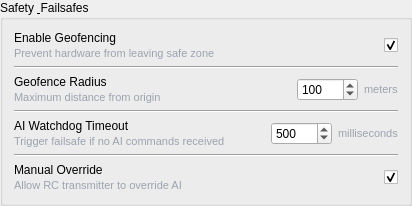
                                <widget class="QGroupBox" name="safetyGroup">
                                    <property name="title">
                                        <string>Safety &amp; Failsafes</string>
                                    </property>
                                    <layout class="QVBoxLayout" name="safetyLayout">
                                        <!-- Enable Geofencing -->
                                        <item>
                                            <layout class="QHBoxLayout">
                                                <item>
                                                    <layout class="QVBoxLayout" name="geofencingLabelLayout">
                                                        <property name="spacing">
                                                            <number>2</number>
                                                        </property>
                                                        <item>
                                                            <widget class="QLabel" name="geofencingLabel">
                                                                <property name="text">
                                                                    <string>Enable Geofencing</string>
                                                                </property>
                                                            </widget>
                                                        </item>
                                                        <item>
                                                            <widget class="QLabel" name="geofencingDescription">
                                                                <property name="text">
                                                                    <string>Prevent hardware from leaving safe zone</string>
                                                                </property>
                                                                <property name="styleSheet">
                                                                    <string>color: #9CA3AF; font-size: 11px;</string>
                                                                </property>
                                                            </widget>
                                                        </item>
                                                    </layout>
                                                </item>
                                                <item>
                                                    <spacer name="horizontalSpacer5">
                                                        <property name="orientation">
                                                            <enum>Qt::Horizontal</enum>
                                                        </property>
                                                        <property name="sizeHint" stdset="0">
                                                            <size>
                                                                <width>40</width>
                                                                <height>20</height>
                                                            </size>
                                                        </property>
                                                    </spacer>
                                                </item>
                                                <item>
                                                    <widget class="QCheckBox" name="geofencingCheckBox">
                                                        <property name="checked">
                                                            <bool>true</bool>
                                                        </property>
                                                    </widget>
                                                </item>
                                            </layout>
                                        </item>
                                        <item>
                                            <widget class="Line" name="line4">
                                                <property name="orientation">
                                                    <enum>Qt::Horizontal</enum>
                                                </property>
                                            </widget>
                                        </item>
                                        <!-- Geofence Radius -->
                                        <item>
                                            <layout class="QHBoxLayout">
                                                <item>
                                                    <layout class="QVBoxLayout" name="geofenceRadiusLabelLayout">
                                                        <property name="spacing">
                                                            <number>2</number>
                                                        </property>
                                                        <item>
                                                            <widget class="QLabel" name="geofenceRadiusLabel">
                                                                <property name="text">
                                                                    <string>Geofence Radius</string>
                                                                </property>
                                                            </widget>
                                                        </item>
                                                        <item>
                                                            <widget class="QLabel" name="geofenceRadiusDescription">
                                                                <property name="text">
                                                                    <string>Maximum distance from origin</string>
                                                                </property>
                                                                <property name="styleSheet">
                                                                    <string>color: #9CA3AF; font-size: 11px;</string>
                                                                </property>
                                                            </widget>
                                                        </item>
                                                    </layout>
                                                </item>
                                                <item>
                                                    <spacer name="horizontalSpacer6">
                                                        <property name="orientation">
                                                            <enum>Qt::Horizontal</enum>
                                                        </property>
                                                        <property name="sizeHint" stdset="0">
                                                            <size>
                                                                <width>40</width>
                                                                <height>20</height>
                                                            </size>
                                                        </property>
                                                    </spacer>
                                                </item>
                                                <item>
                                                    <widget class="QSpinBox" name="geofenceRadiusSpinBox">
                                                        <property name="maximum">
                                                            <number>10000</number>
                                                        </property>
                                                        <property name="value">
                                                            <number>100</number>
                                                        </property>
                                                    </widget>
                                                </item>
                                                <item>
                                                    <widget class="QLabel" name="metersLabel">
                                                        <property name="text">
                                                            <string>meters</string>
                                                        </property>
                                                        <property name="styleSheet">
                                                            <string>color: #9CA3AF; font-size: 11px;</string>
                                                        </property>
                                                    </widget>
                                                </item>
                                            </layout>
                                        </item>
                                        <item>
                                            <widget class="Line" name="line5">
                                                <property name="orientation">
                                                    <enum>Qt::Horizontal</enum>
                                                </property>
                                            </widget>
                                        </item>
                                        <!-- AI Watchdog Timeout -->
                                        <item>
                                            <layout class="QHBoxLayout">
                                                <item>
                                                    <layout class="QVBoxLayout" name="watchdogLabelLayout">
                                                        <property name="spacing">
                                                            <number>2</number>
                                                        </property>
                                                        <item>
                                                            <widget class="QLabel" name="watchdogLabel">
                                                                <property name="text">
                                                                    <string>AI Watchdog Timeout</string>
                                                                </property>
                                                            </widget>
                                                        </item>
                                                        <item>
                                                            <widget class="QLabel" name="watchdogDescription">
                                                                <property name="text">
                                                                    <string>Trigger failsafe if no AI commands received</string>
                                                                </property>
                                                                <property name="styleSheet">
                                                                    <string>color: #9CA3AF; font-size: 11px;</string>
                                                                </property>
                                                            </widget>
                                                        </item>
                                                    </layout>
                                                </item>
                                                <item>
                                                    <spacer name="horizontalSpacer7">
                                                        <property name="orientation">
                                                            <enum>Qt::Horizontal</enum>
                                                        </property>
                                                        <property name="sizeHint" stdset="0">
                                                            <size>
                                                                <width>40</width>
                                                                <height>20</height>
                                                            </size>
                                                        </property>
                                                    </spacer>
                                                </item>
                                                <item>
                                                    <widget class="QSpinBox" name="watchdogSpinBox">
                                                        <property name="maximum">
                                                            <number>10000</number>
                                                        </property>
                                                        <property name="value">
                                                            <number>500</number>
                                                        </property>
                                                    </widget>
                                                </item>
                                                <item>
                                                    <widget class="QLabel" name="millisecondsLabel">
                                                        <property name="text">
                                                            <string>milliseconds</string>
                                                        </property>
                                                        <property name="styleSheet">
                                                            <string>color: #9CA3AF; font-size: 11px;</string>
                                                        </property>
                                                    </widget>
                                                </item>
                                            </layout>
                                        </item>
                                        <item>
                                            <widget class="Line" name="line6">
                                                <property name="orientation">
                                                    <enum>Qt::Horizontal</enum>
                                                </property>
                                            </widget>
                                        </item>
                                        <!-- Manual Override -->
                                        <item>
                                            <layout class="QHBoxLayout">
                                                <item>
                                                    <layout class="QVBoxLayout" name="manualOverrideLabelLayout">
                                                        <property name="spacing">
                                                            <number>2</number>
                                                        </property>
                                                        <item>
                                                            <widget class="QLabel" name="manualOverrideLabel">
                                                                <property name="text">
                                                                    <string>Manual Override</string>
                                                                </property>
                                                            </widget>
                                                        </item>
                                                        <item>
                                                            <widget class="QLabel" name="manualOverrideDescription">
                                                                <property name="text">
                                                                    <string>Allow RC transmitter to override AI</string>
                                                                </property>
                                                                <property name="styleSheet">
                                                                    <string>color: #9CA3AF; font-size: 11px;</string>
                                                                </property>
                                                            </widget>
                                                        </item>
                                                    </layout>
                                                </item>
                                                <item>
                                                    <spacer name="horizontalSpacer8">
                                                        <property name="orientation">
                                                            <enum>Qt::Horizontal</enum>
                                                        </property>
                                                        <property name="sizeHint" stdset="0">
                                                            <size>
                                                                <width>40</width>
                                                                <height>20</height>
                                                            </size>
                                                        </property>
                                                    </spacer>
                                                </item>
                                                <item>
                                                    <widget class="QCheckBox" name="manualOverrideCheckBox">
                                                        <property name="checked">
                                                            <bool>true</bool>
                                                        </property>
                                                    </widget>
                                                </item>
                                            </layout>
                                        </item>
                                    </layout>
                                </widget>
